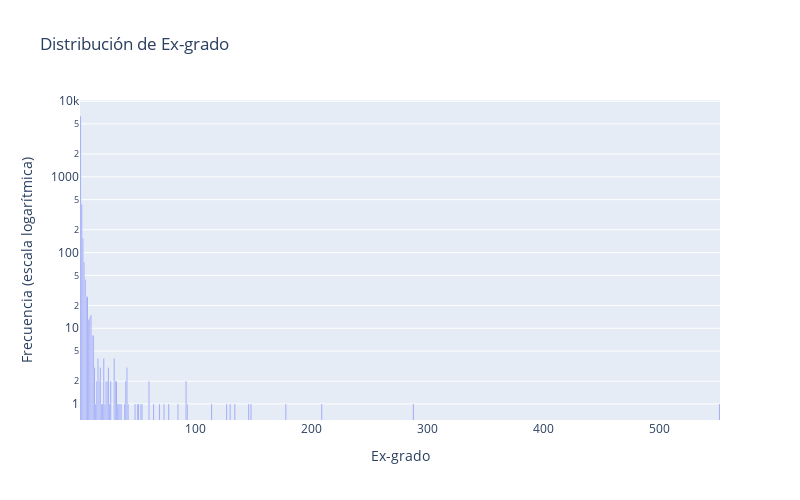

Write notebook code for a chart like this one.
### Code cell
import networkx as nx
import plotly.graph_objects as go

def plot_degree_dist(G):
    degrees = [G.degree(n) for n in G.nodes()]
    degree_counts = {}
    for degree in degrees:
        if degree in degree_counts:
            degree_counts[degree] += 1
        else:
            degree_counts[degree] = 1

    degrees, counts = zip(*sorted(degree_counts.items()))
    fig = go.Figure(data=[go.Bar(x=degrees, y=counts)])
    fig.update_layout(
        title='Distribución de Ex-grado',
        xaxis=dict(title='Ex-grado'),
        yaxis=dict(title='Frecuencia (escala logarítmica)', type='log'),
        autosize=False,
        width=800,
        height=500
    )
    fig.show()

plot_degree_dist(network)

### Figure 1 — Plotly figure (JSON) as saved in the notebook; plotly's stock layout.template omitted (floating-point values rounded to 4 significant figures)
{"data": [{"type": "bar", "x": [1, 2, 3, 4, 5, 6, 7, 8, 9, 10, 11, 12, 13, 14, 15, 16, 17, 18, 19, 20, 21, 22, 23, 24, 25, 26, 27, 30, 31, 32, 33, 34, 35, 36, 39, 40, 41, 42, 48, 50, 51, 53, 54, 60, 64, 69, 73, 77, 85, 92, 93, 114, 127, 130, 134, 146, 148, 178, 209, 288, 552], "y": [6364, 430, 154, 75, 44, 26, 26, 13, 14, 15, 8, 8, 3, 1, 2, 4, 2, 3, 1, 1, 4, 1, 2, 2, 3, 1, 2, 4, 2, 2, 1, 1, 1, 1, 1, 2, 3, 1, 1, 1, 1, 1, 1, 2, 1, 1, 1, 1, 1, 2, 1, 1, 1, 1, 1, 1, 1, 1, 1, 1, 1]}], "layout": {"autosize": false, "height": 500, "title": {"text": "Distribución de Ex-grado"}, "width": 800, "xaxis": {"title": {"text": "Ex-grado"}}, "yaxis": {"title": {"text": "Frecuencia (escala logarítmica)"}, "type": "log"}}}
